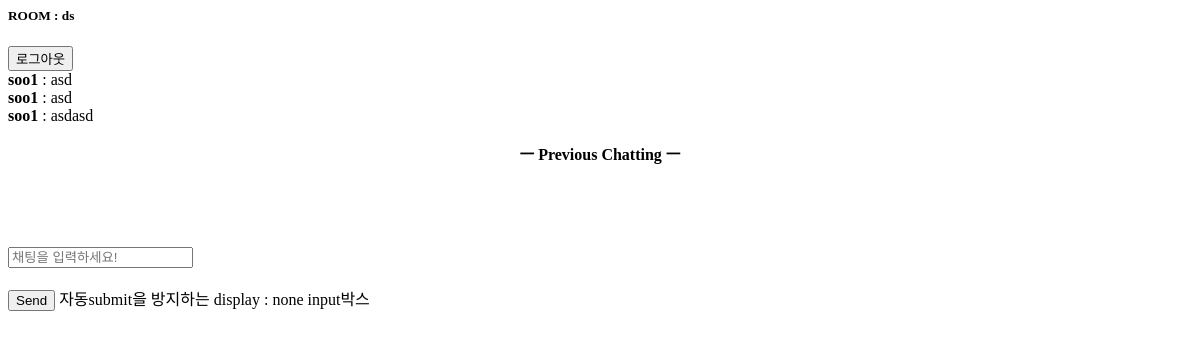
The app's page /room_chat/ds/, older data.
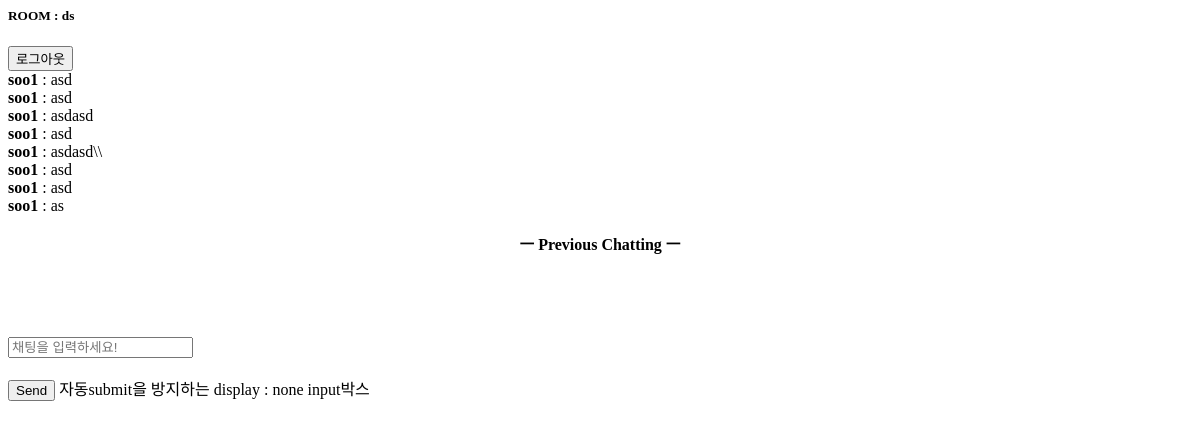
The same page, newer data.
### chats/models.py (models this page shows, shortened)
class ChatMessage(models.Model):
    user = models.ForeignKey(User, on_delete=models.CASCADE)
    room = models.ForeignKey(Room, on_delete=models.CASCADE, related_name="messages")
    content = models.TextField()

class User(AbstractBaseUser, PermissionsMixin):
    userID = models.CharField(max_length=50, unique = True)
    is_active = models.BooleanField(default=True)
    is_staff_user = models.BooleanField(default=False)
    is_superuser = models.BooleanField(default=False)
    objects = UserManger()
    USERNAME_FIELD = 'userID'
    class Meta:
        db_table = 'user'

### chats/views.py (the view)
# urls.py: path("room_chat/<str:name>/",room_chat,name = "room_chat"),
def room_chat(request, name):
    messages=ChatMessage.objects.filter(room=Room.objects.get(name=name))
    context = {
        'room_name' : name,
        'messages': messages,
        'room_name' : name,
    }
    return render(request, 'room_chat.html', context)

### templates/room_chat.html (shortened to what this page needs)
<div class="container">
    <div class="row d-flex justify-content-center">
        <div class="col-12">
            <div class="alert alert-info d-flex justify-content-between" role="alert">
                <h5>ROOM : {{room_name}}</h5>
                <a href="/accounts/logout/">
                <button type="button" class="btn btn-light">로그아웃</button>
                </a>
            </div>
            <form>
                <div class="form-group" id="scrollContainer"  style="max-height:25rem; overflow-y: scroll;">
                    <div class="jumbotron" id="chatbox" style="padding:2rem 0; margin-bottom: -2rem;">
                    {% if messages %}
                    {% for message in messages %}
                        <b>{{ message.user.userID }}</b> : {{ message.content }}<br>
                        {% endfor %}
                        <div class="previousChatting" style=" display:flex; justify-content:center;">
                        <p style="color: black; font-weight: bold; font-family: serif;"> ㅡ Previous Chatting ㅡ</p>
                        </div>
                    </div><div id="inner_chatbox"></div>
                </div>
                {% else %}
                <div class="jumbotron" id="chatbox"></div>
                <b>아직 메세지가 없습니다~</b>
                    {% endif %}
                </div>
                <br/>
                <div class="form-group" style="width: 100%;">
                    <input class="form-control" placeholder="채팅을 입력하세요!" id="my_input" type="text" required></br>
                </div>
                <br/>
                <input class="btn btn-primary btn-lg btn-block" id="submit_button" type="button" value="Send">
                자동submit을 방지하는 display : none input박스
        </div>
    </div>

Row changes from the older to the newer data that the page shows:
added ChatMessage: user.userID "soo1", content "asd"
added ChatMessage: user.userID "soo1", content "asdasd\\\\"
added ChatMessage: user.userID "soo1", content "asd"
added ChatMessage: user.userID "soo1", content "asd"
added ChatMessage: user.userID "soo1", content "as"
